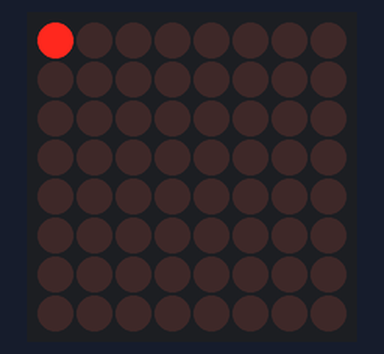
A sketch run on a simulated Arduino Uno, built with avr-gcc and run on an emulated ATmega328P. Shown: 8×8 LED matrix.

Above: at 0.01 s.
At 0.46 s:
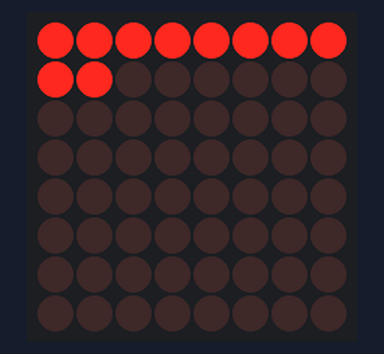
At 0.91 s:
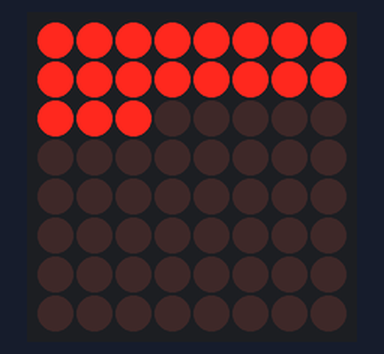
At 1.81 s:
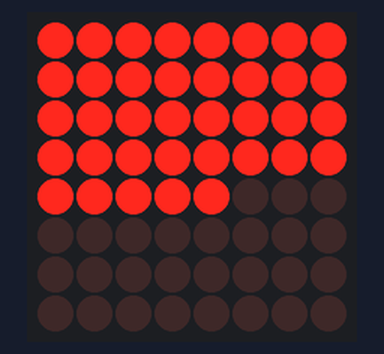
At 2.72 s:
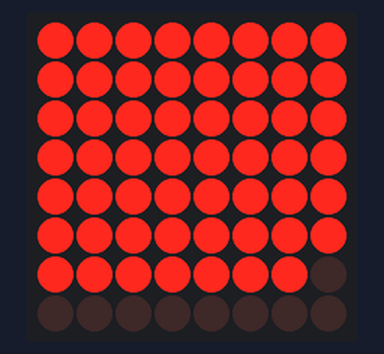
At 3.62 s:
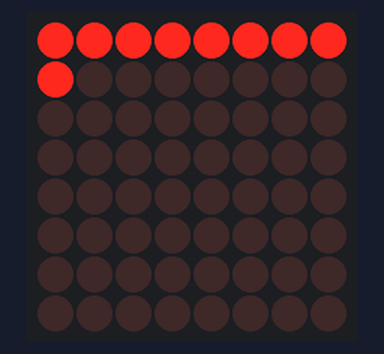

The sketch:

43_2_LibreriaLedControlCascadaDeLeds.ino
```cpp
/*43.2.-Secuencia de encendido de todos los leds de la matriz 8X8, los va recorriendo uno por uno de fila en
fila y columna en columna, pero sin apagar el actual antes de pasar al siguiente, esto se repite hasta el
último led de la última fila y columna.*/

//IMPORTACIÓN DE LIBRERÍAS
/*Para poder importar una librería debemos dar clic en el botón de:
Programa -> Incluir Librería -> Administrar Bibliotecas -> Buscar: LedControl -> Instalar
Luego ya habiendo realizado eso se debe incluir alguna de las siguientes instrucciones:
#include <NombreLibrería.h>
#include "NombreLibrería.h"*/
#include <LedControl.h> //Librería de control de Matrices led 8X8.

/*Objeto de la clase LedControl, este pide en sus 4 parámetros de su constructor lo siguiente:
  - Primer parámetro: Indica el Pin del Arduino al que está conectado el Pin DIN (Master Out
    Slave In) de la matriz led 8X8, que indica la dirección de circulación de datos.
  - Segundo parámetro: Indica el Pin del Arduino al que está conectado el Pin CLK, que es el
    pulso de reloj que marca el paso con el que se mandan los datos del maestro al esclavo.
  - Tercer parámetro: Indica el Pin del Arduino al que está conectado el Pin CS (Chip Select),
    que habilita la función del circuito integrado MAX7219 que controla a la matriz led 8X8.
  - Cuarto parámetro: Indica el número de matrices a controlar, que deben estar conectadas
  entre ellas a través del pin DOUT, la librería permite manejar hasta 8 matrices conectadas.*/
LedControl matrizLed = LedControl(11, 13, 10, 1); //DIN = Pin11, CLK = Pin13, CS = Pin10, #MatricesLed.

//CONFIGURACIÓN DE LOS PINES Y LA COMUNICACIÓN SERIAL
void setup() {
  /*LedControl.shutdown(): Método que permite encender la matriz led 8X8, se cuenta el número de
  matrices empezando desde cero:
    - Primer parámetro: Indica la matriz que se quiere encender, indicando su numeración desde cero.
    - Segundo parámetro: Indica que la matriz está encendida con false y que está apagada con true.*/
  matrizLed.shutdown(0, false);
  /*LedControl.setIntensity(): Método que permite indicar el nivel de luminosidad de cada matriz led 8X8,
  se cuenta el número de matrices empezando desde cero:
    - Primer parámetro: Indica la matriz a la que se le quiere cambiar su nivel de luminosidad, indicando
      su numeración desde cero.
    - Segundo parámetro: Indica la luminosidad de los leds de la matriz con números de 0 a 15, usualmente
      se usa la luminosidad 4 en espacios no tan iluminados o al aire libre.*/
  matrizLed.setIntensity(0, 8);
  /*LedControl.clearDisplay(): Método que limpia cualquier secuencia previamente cargada en la matriz 8X8:
    - Primer parámetro: Indica la matriz a la que se le quiere borrar una secuencia pasada, indicando su
      numeración desde el número cero.*/
  matrizLed.clearDisplay(0);
}

//EJECUCIÓN DEL PROGRAMA EN UN BUCLE INFINITO: Secuencia de encendido y apagado de un solo led que se va
//recorriendo de fila en fila.
void loop() {
  for(int fila = 0; fila < 8; fila++){
    for(int columna = 0; columna < 8; columna++){
      /*LedControl.setLed(): Método que prende o apaga un led que se encuentre en un número de fila y
      columna en específico, para ello se le debe indicar lo siguiente:
      - Primer parámetro: Indica la matriz a la que se le quiere encender o apagar un led, exponiendo su
        numeración desde el número cero.
      - Segundo parámetro: Indica la fila a la que pertenece el led que se quiere encender o apagar.
      - Tercer parámetro: Indica la columna a la que pertenece el led que se quiere encender o apagar.
      - Cuarto parámetro: Indica si se quiere encender con true o apagar con false un led.*/
      matrizLed.setLed(0, fila, columna, true);
      /*delay(ms): Método que detiene la ejecución del programa un cierto tiempo dado en milisegundos.*/
      delay(50); //Detiene el código 50 milisegundos antes de encender el siguiente.
    }
  }
  /*Al terminar de encender todos los leds de la matriz 8X8, los vuelve a apagar antes de empezar la secuencia
  de nuevo.*/
  matrizLed.clearDisplay(0);
}
```

Measured:
- by itself, everything shown: repeats every 3.2 s, in 64 steps
